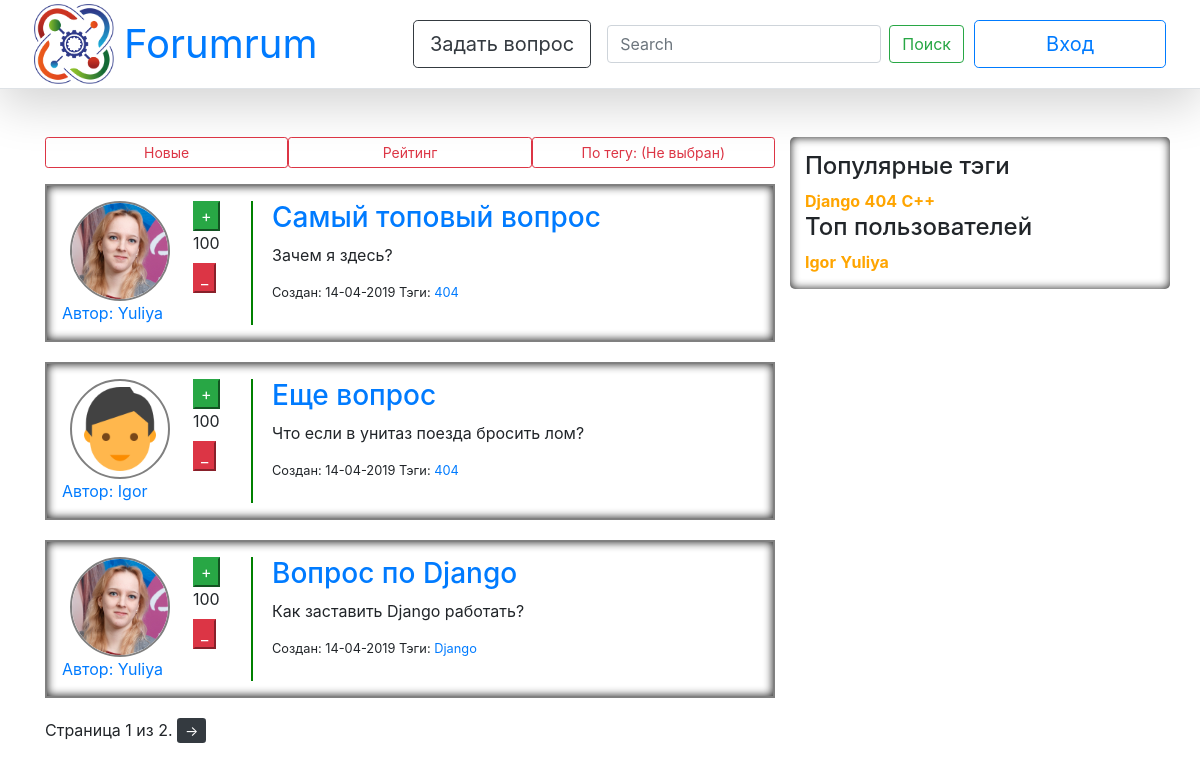
The app's page /hot with its own data.
### question/models.py (models this page shows, shortened)
class Question(models.Model):
    author = models.ForeignKey(User, verbose_name="Question's Owner", on_delete=models.CASCADE)
    title = models.CharField(max_length=50, verbose_name="Question's Header")
    text = models.TextField(verbose_name="Question's Content")
    date = models.DateTimeField(default=timezone.now, verbose_name="Question's Date")
    rating = models.IntegerField(default=0, null=False, verbose_name="Question's Rating")
    is_active = models.BooleanField(default=True, verbose_name="Question's Availability")
    tags = models.ManyToManyField(Tag, default=True, related_name='questions', verbose_name="Question's Tags")
    objects = QuestionManager()

class User(AbstractUser):
    upload = models.ImageField(default="default/default_avatar.png", upload_to="uploads/%Y/%m/%d/",
                               verbose_name="User's Avatar")
    registration_date = models.DateTimeField(default=timezone.now, verbose_name="User's Registration Date")
    rating = models.IntegerField(default=0, verbose_name="User's Rating")
    objects = UserManager()
    def __str__(self):
        return self.username

class Tag(models.Model):
    name = models.CharField(max_length=20, default="404", verbose_name="Question's Tag")
    objects = TagManager()
    def __str__(self):
        return self.name

### question/views.py (the view)
# urls.py: path('hot', views.hot, name='hot'),
def hot(request):
    mapp = sidebar(request)
    mapp['page_objects'] = paginate(request, Question.objects.get_hot())
    mapp['questions'] = paginate(request, Question.objects.get_hot())
    return render(request, 'home.html', mapp)

### question/managers.py (called while the page is built)
    def by_rating(self):
        return self.order_by('-rating')

    def get_hot(self):
        return self.all().order_by('rating').reverse()

    def hottest(self):
        return self.annotate(question_count=Count('questions')).order_by('-question_count')

### question/views.py (called while the page is built)
def sidebar(request):
    return {
        'tags': paginate(request, Tag.objects.hottest()),
        'users': paginate(request, User.objects.by_rating()),
    }

def paginate(request, objects_list):
    paginator = Paginator(objects_list, 3)
    page = request.GET.get('page')
    try:
        objects = paginator.page(page)
    except PageNotAnInteger:
        objects = paginator.page(1)
    except EmptyPage:
        objects = paginator.page(paginator.num_pages)
    return objects

### templates/home.html
{% extends "base.html" %}
{% load static %}
{% block content %}
    <main role="main" class="container">
        <div class="row btn-group-sm mb-3">
            <a href="{% url 'new' %}" class="col-4 btn btn-outline-danger">Новые</a>
            <a href="{% url 'hot' %}" class="col-4 btn btn-outline-danger">Рейтинг</a>
            <a href="" class="col-4 btn btn-outline-danger">По тегу: (Не выбран)</a>
        </div>
    </main>
    {% for q in questions %}
        {% include "card.html" %}
    {% endfor %}
    {% block pages %}
        {% include "paginator.html" %}
    {% endblock %}
{% endblock %}

### templates/base.html (shortened to what this page needs)
{% load static %}
<!DOCTYPE html>
<html lang="ru">
<head>
    <link rel="stylesheet" href="{% static "css/bootstrap.min.css" %}">
    <link rel="stylesheet" href="{% static "css/askk.css" %}">
</head>
<body>
{% block sidebar %}
    {% include "navbar.html" %}
{% endblock %}
<main role="main" class="container">
    <div class="row">
        <div class="col-8">
            {% block content %}
            {% endblock %}
        </div>
        <div class="col-4 sidebar">
            <h4>Популярные тэги</h4>
            {% for t in tags %}
                <a class="tagss" href="{% url 'tag' t.name %}">{{ t }}</a>
            {% endfor %}
            <h4>Топ пользователей</h4>
            {% for u in users %}
                <a  class="tagss" href="{% url 'profile' u.username %}">{{ u }}</a>
            {% endfor %}
        </div>
    </div>
</main>
</body>
</html>

### templates/card.html
{% block question %}
    <div class="row question">
        <div class="col-2">
            <div class="row">
                <img class="ava" src="{{ MEDIA_URL }}{{ q.author.upload }}" alt="">
            </div>
            <div class="row">
                <a href="{% url 'profile' q.author %}">Автор: {{ q.author }}</a>
            </div>
        </div>
        <div class="col-1">
            <button class="btn-success">+</button>
            <label>100</label>
            <button class="btn-danger">_</button>
        </div>
        <div class="col-8 left_line">
            <div class="row ml-1">
                <h3><a href="{% url 'ans' q.id %}">{{ q.title }}</a></h3>
            </div>
            <div class="row ml-1">
                <p>{{ q.text }}</p>
            </div>
            <div class="row ml-1">
                <p class="small">Создан: {{ q.date|date:"d-m-Y" }}
                    Тэги:
                    {% for qt in q.tags.all %}
                        <a href="{% url 'tag' qt %}">{{ qt }}</a>
                    {% endfor %}
                </p>
            </div>
        </div>
    </div>
{% endblock %}

### static/css/askk.css (style rules this page uses)
.tagss { font-size: 16px; font-weight: bold; color: orange; }
.left_line { border-left-width: 2px; border-left-style: solid; border-color: green; padding-left: 15px; margin-left: 15px; }
.question { box-shadow: inset 0px 0px 10px rgba(0, 0, 0, 0.9); padding: 15px; margin: 0px 0px 20px 0px; border: 2px solid gray; }
.ava { padding: 0px; position: relative; width: 100px; height: 100px; border: 2px solid gray; border-radius: 50%; margin-right: auto; margin-left: auto; }
html { position: relative; min-height: 100%; }
body { margin-bottom: 60px; }
.sidebar { box-shadow: inset 0px 0px 10px rgba(0, 0, 0, 0.9); border-radius: 5px; padding: 15px; height: 80%; }
body > .container { padding: 0px 15px 0; }

### records on screen
Question: author.upload (picture), author "Yuliya", title "Самый топовый вопрос", text "Зачем я здесь?", date "14-04-2019"
Tag: name "404"
Question: author.upload (picture), author "Igor", title "Еще вопрос", text "Что если в унитаз поезда бросить лом?", date "14-04-2019"
Question: author.upload (picture), author "Yuliya", title "Вопрос по Django", text "Как заставить Django работать?", date "14-04-2019"
Tag: name "Django"
Tag: name "C++"
User: username "Igor"
User: username "Yuliya"

### other values on screen
{{ page_objects.number }} "1"
{{ page_objects.paginator.num_pages }} "2"
